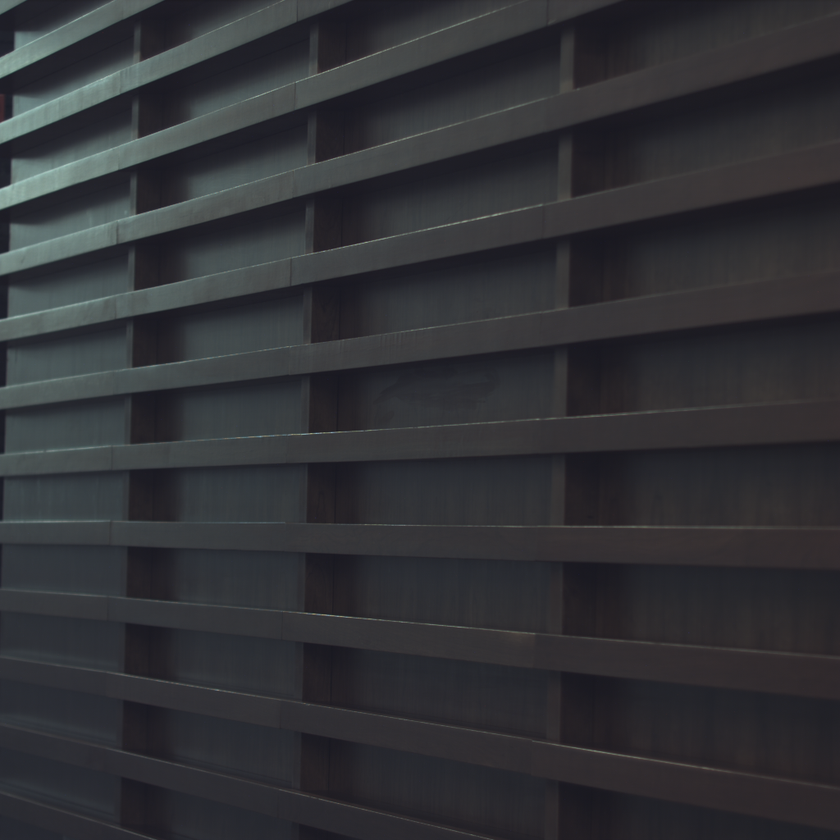
%> input picture woodwall_0.png, 840 x 840 px, shrunk from 1024 x 1024 before the run; the run also reads 2 pictures not shown here
$ octave demo.m   (GNU Octave 9; MATLAB toolbox functions it lacks are replaced by stand-ins)
%> lines starting %> are read from the running program, lines starting %| are printed output that depends on the picture
### calculateStokes.m
function [s0,s1,s2,DOLP,AOLP] = calculateStokes(i0,i45,i90,i135)

s0 = 0.5*(i0 + i45 + i90 + i135);
s1 = i0 - i90;
s2 = i45 - i135;
DOLP = sqrt(s1.*s1 + s2.*s2)./(s0);
AOLP = (1/2) * atan2(s2,s1);
AOLP = AOLP * 180 / pi;
AOLP = mod(AOLP,180)/180.0;

s0 = s0/2;

DOLP(DOLP>1) = 1;
DOLP(DOLP<0) = 0;
DOLP(isnan(DOLP)) = 0;
DOLP(isinf(DOLP)) = 1;

if max(i0(:)) > 255 || max(i45(:)) > 255 || max(i90(:)) > 255 || max(i135(:)) > 255
    s1 = (s1 + 65535)/131070;
    s2 = (s2 + 65535)/131070;

elseif max(i0(:) < 1) || max(i45(:) < 1) || max(i90(:) < 1) || max(i135(:) < 1)

    s1 = (s1 + 1)/2;
    s2 = (s2 + 1)/2;


else

    s1 = (s1 + 255)/510;
    s2 = (s2 + 255)/510;

end

### pcdp.m
function [i0, i45, i90, i135] = pcdp(mosaic, mask)


%% eq(8)
weight_orth = 1/(1+2*sqrt(2));
weight_no_orth = sqrt(2)/(1+2*sqrt(2));

%% The convolution kernel for bilinear interpolation in eq(13)
conv_kernel = [1, 2, 1;
               2, 4, 2;
               1, 2, 1]/4;
%% eq(12)
i0 = conv2(mosaic(:,:,1), conv_kernel, "same");
i45 = conv2(mosaic(:,:,2), conv_kernel, "same");
i90 = conv2(mosaic(:,:,3), conv_kernel, "same");
i135 = conv2(mosaic(:,:,4), conv_kernel, "same");

bi = cat(3,i0,i45,i90,i135);
array = [4,1,2,3,4,1,2];
demosaic = zeros(size(mosaic,1), size(mosaic,2),4);

for k = 1:4

    %% eq(14)
    i_diff_1 = mosaic(:,:,array(k+1)) - bi(:,:,array(k)).*mask(:,:,array(k+1));
    i_diff_2 = mosaic(:,:,array(k+1)) - bi(:,:,array(k+2)).*mask(:,:,array(k+1));
    i_diff_3 = mosaic(:,:,array(k+1)) - bi(:,:,array(k+3)).*mask(:,:,array(k+1));

    i_1 = conv2(i_diff_1, conv_kernel, "same");
    i_2 = conv2(i_diff_2, conv_kernel, "same");
    i_3 = conv2(i_diff_3, conv_kernel, "same");

    %% eq(15)
    i_1 = bi(:,:,array(k)) + i_1;
    i_2 = bi(:,:,array(k+2)) + i_2;
    i_3 = bi(:,:,array(k+3)) + i_3;

    demosaic(:,:,array(k+1)) = weight_no_orth*(i_1 + i_2) + weight_orth*i_3;

end

i0 = demosaic(:,:,1);
i45 = demosaic(:,:,2);
i90 = demosaic(:,:,3);
i135 = demosaic(:,:,4);

end

### psnr_aop.m
function psnrForAOP = psnr_aop(AOP, aop)

error1 = abs(AOP(:)-aop(:));
error2 = double(ones(numel(AOP),1)) - error1;

error = min(error1, error2);
mse = norm(error,2).^2/numel(AOP);

psnrForAOP = 10*log10(1/mse);

end

### demo.m
clc
close all;
clear all;

%% read poalrization images
I0 = double(imread('woodwall_0.png'));
I45 = double(imread('woodwall_45.png'));
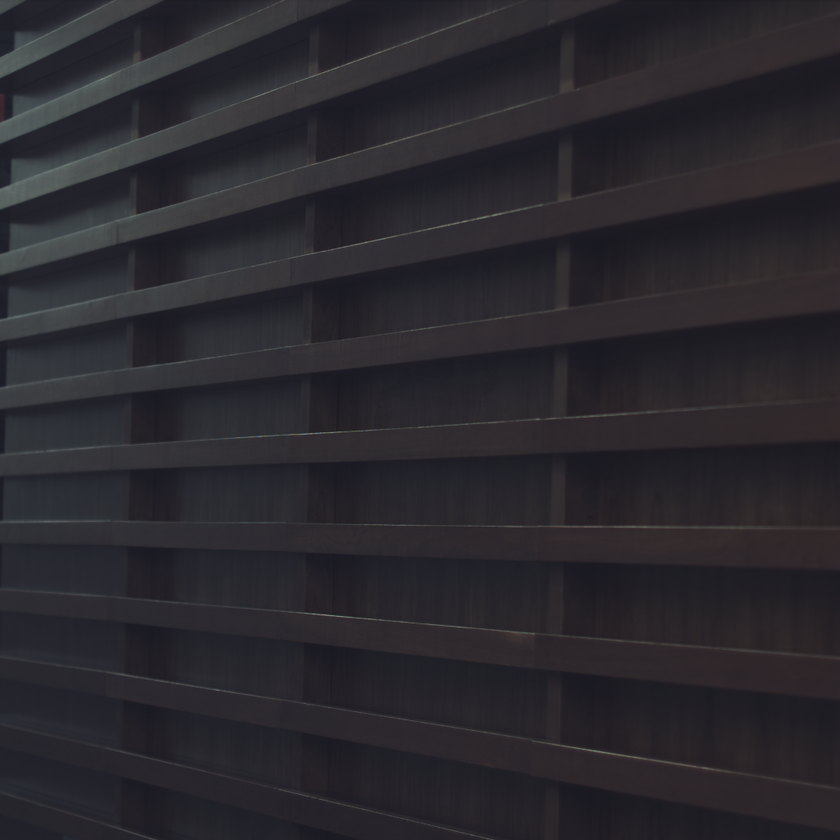
%> input picture woodwall_45.png, 840 x 840 px, shrunk from 1024 x 1024 before the run
I90 = double(imread('woodwall_90.png'));
I135 = double(imread('woodwall_135.png'));

%% choose green channel
I0 = I0(:,:,2);
%> I0: size 840x840 double
I45 = I45(:,:,2);
%> I45: size 840x840 double
I90 = I90(:,:,2);
%> I90: size 840x840 double
I135 = I135(:,:,2);
%> I135: size 840x840 double

%% make mosaic and mask images as input(both H x W x 4)
if mod(size(I0,1),2) == 1
    I0 = I0(1:end-1,:);
    I45 = I45(1:end-1,:);
    I90 = I90(1:end-1,:);
    I135 = I135(1:end-1,:);
end
if mod(size(I0,2),2) == 1
    I0 = I0(:,1:end-1);
    I45 = I45(:,1:end-1);
    I90 = I90(:,1:end-1);
    I135 = I135(:,1:end-1);
end

[S0,S1,S2,DOLP,AOLP] = calculateStokes(I0,I45,I90,I135);
polar = cat(3,I0,I45,I90,I135);
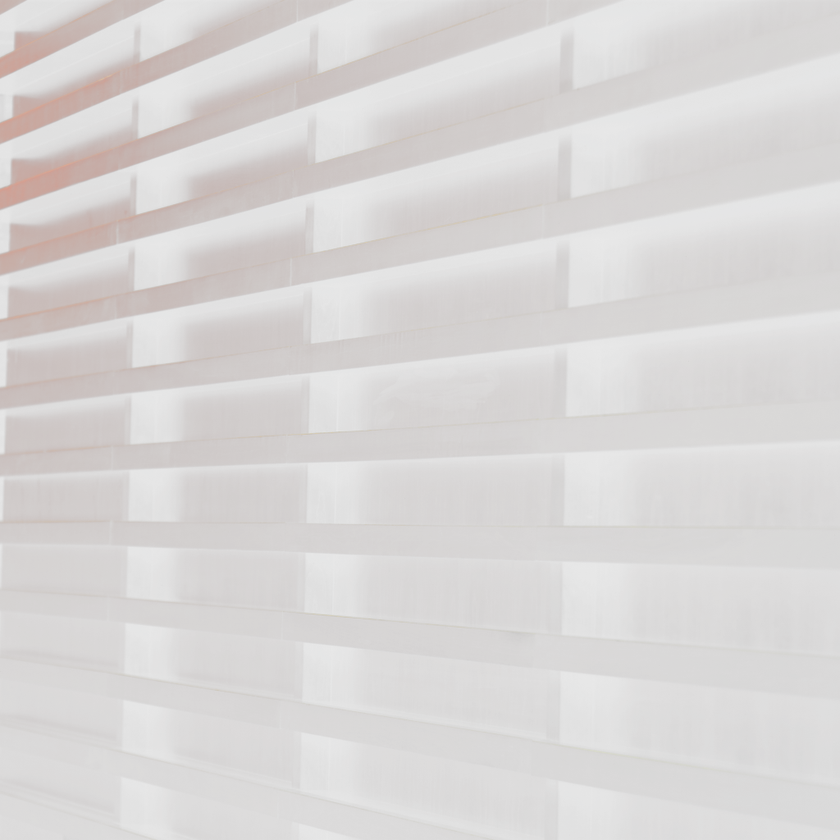
%> polar: size 840x840x4 double; mean R, G, B, A 49.8, 40, 37.9, 48.3; transparent parts drawn white

mosaic = zeros(size(polar,1), size(polar,2), 4);
mask = zeros(size(polar,1), size(polar,2), 4);

rows1 = 1:2:size(polar, 1);
%> rows1 = 420 values from 1 to 839
rows2 = 2:2:size(polar, 1);
%> rows2 = 420 values from 2 to 840
cols1 = 1:2:size(polar, 2);
%> cols1 = 420 values from 1 to 839
cols2 = 2:2:size(polar, 2);
%> cols2 = 420 values from 2 to 840

mask(rows1, cols1, 1) = 1;
mask(rows1, cols2, 2) = 1;
mask(rows2, cols1, 4) = 1;
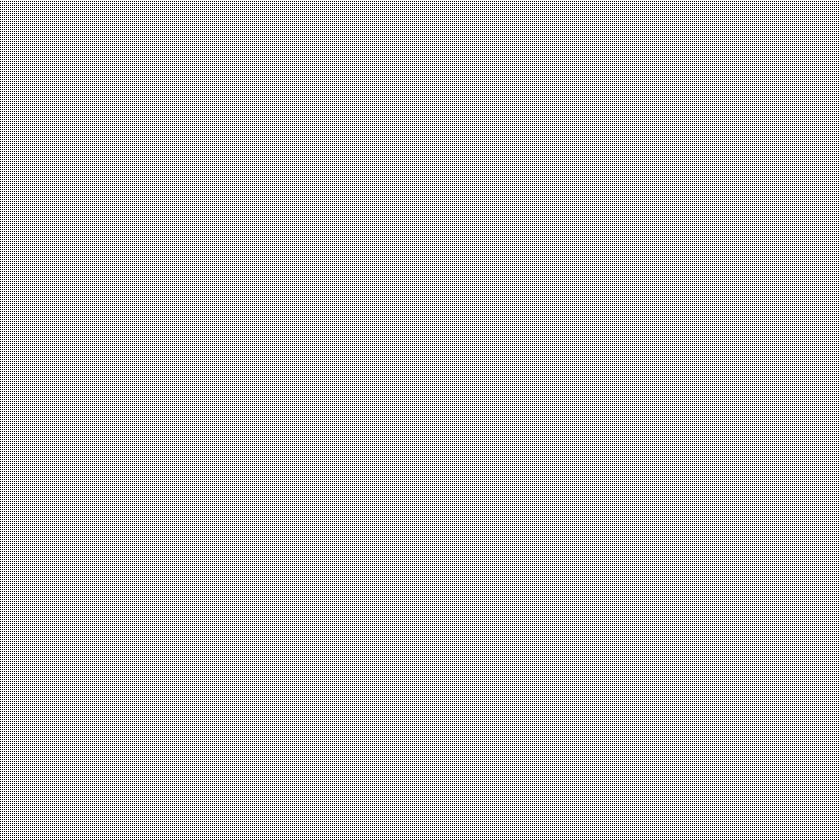
%> mask: size 840x840x4 double; mean R, G, B, A 0.25, 0.25, 0, 0.25; transparent parts drawn white
mask(rows2, cols2, 3) = 1;

mosaic(:,:,1) = polar(:,:,1) .* mask(:,:,1);
mosaic(:,:,2) = polar(:,:,2) .* mask(:,:,2);
mosaic(:,:,3) = polar(:,:,3) .* mask(:,:,3);
mosaic(:,:,4) = polar(:,:,4) .* mask(:,:,4);
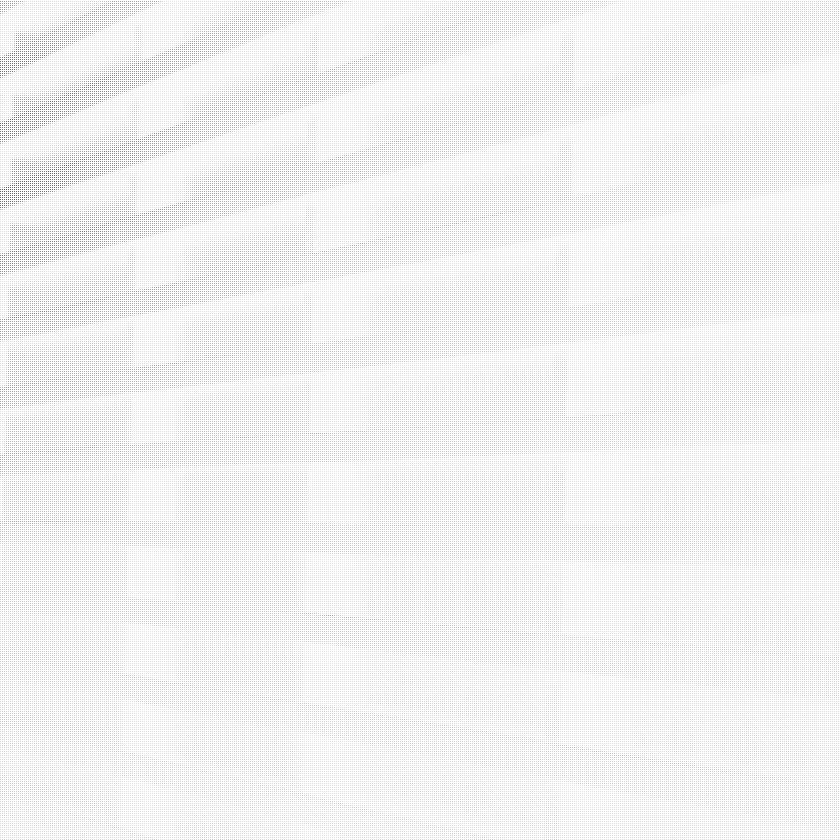
%> mosaic: size 840x840x4 double; mean R, G, B, A 12.5, 10, 9.5, 12.1; transparent parts drawn white

%% demosaic
[I0_pcdp,I45_pcdp,I90_pcdp,I135_pcdp] = pcdp(mosaic,mask);
%> the loop in pcdp, `for k = 1:4` made 4 passes
%> pass 1, in pcdp, `i_diff_2 = mosaic(:,:,array(k+1)) - bi(:,:,array(k+2)).*mask(:,:,array..`:
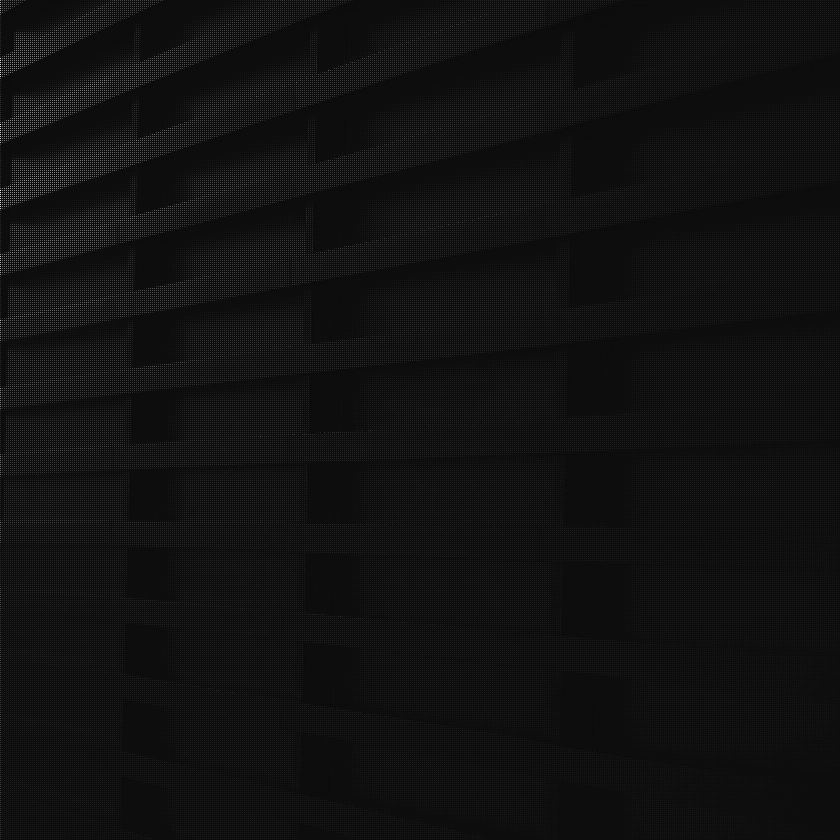
%> i_diff_2: size 840x840 double; min -7.5, max 137.5, mean 2.5; drawn with min black and max white
%> pass 1, in pcdp, `i_1 = conv2(i_diff_1, conv_kernel, "same");`:
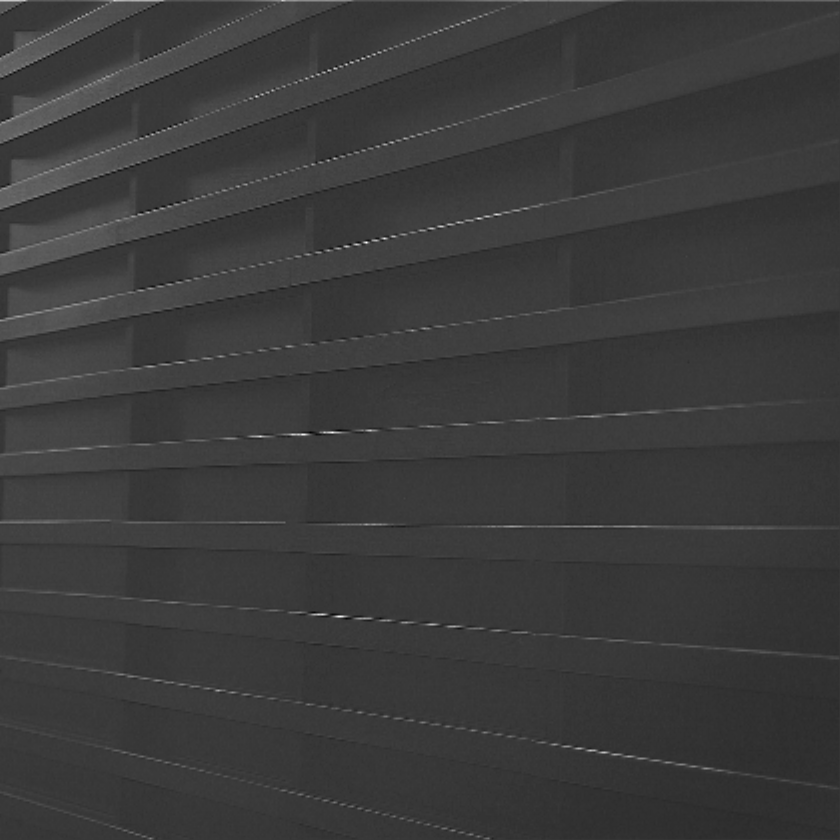
%> i_1: size 840x840 double; min -26, max 92, mean 1.6; drawn with min black and max white

%% calculate Stokes parameters
[S0_pcdp,S1_pcdp,S2_pcdp,DOLP_pcdp,AOLP_pcdp] = calculateStokes(I0_pcdp,I45_pcdp,I90_pcdp,I135_pcdp);

%% calculate psnr and ssim values
psnr_s0_pcdp = psnr(uint8(S0_pcdp(17:end-16,17:end-16)), uint8(S0(17:end-16,17:end-16)));
%> psnr_s0_pcdp = 48.4
psnr_dolp_pcdp = psnr(DOLP_pcdp(17:end-16,17:end-16), DOLP(17:end-16,17:end-16));
%> psnr_dolp_pcdp = 37.09
psnr_aolp_pcdp = psnr_aop(AOLP_pcdp(17:end-16,17:end-16), AOLP(17:end-16,17:end-16));
%> in psnr_aop, `mse = norm(error,2).^2/numel(AOP);`: mse = 0.00394
%> in psnr_aop, `psnrForAOP = 10*log10(1/mse);`: psnrForAOP = 24.05
%> psnr_aolp_pcdp = 24.05
